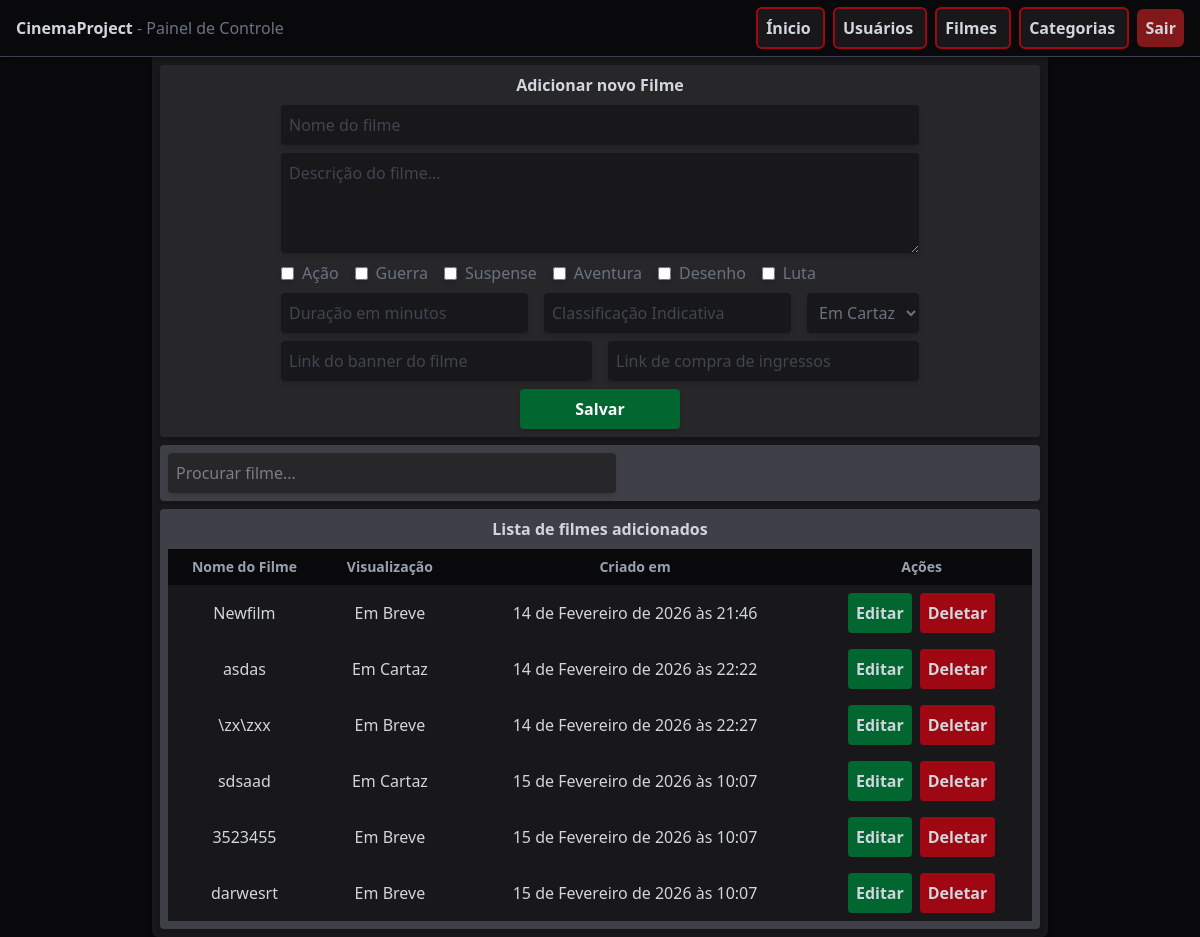
Page /films/ (signed in) on the earlier database version.
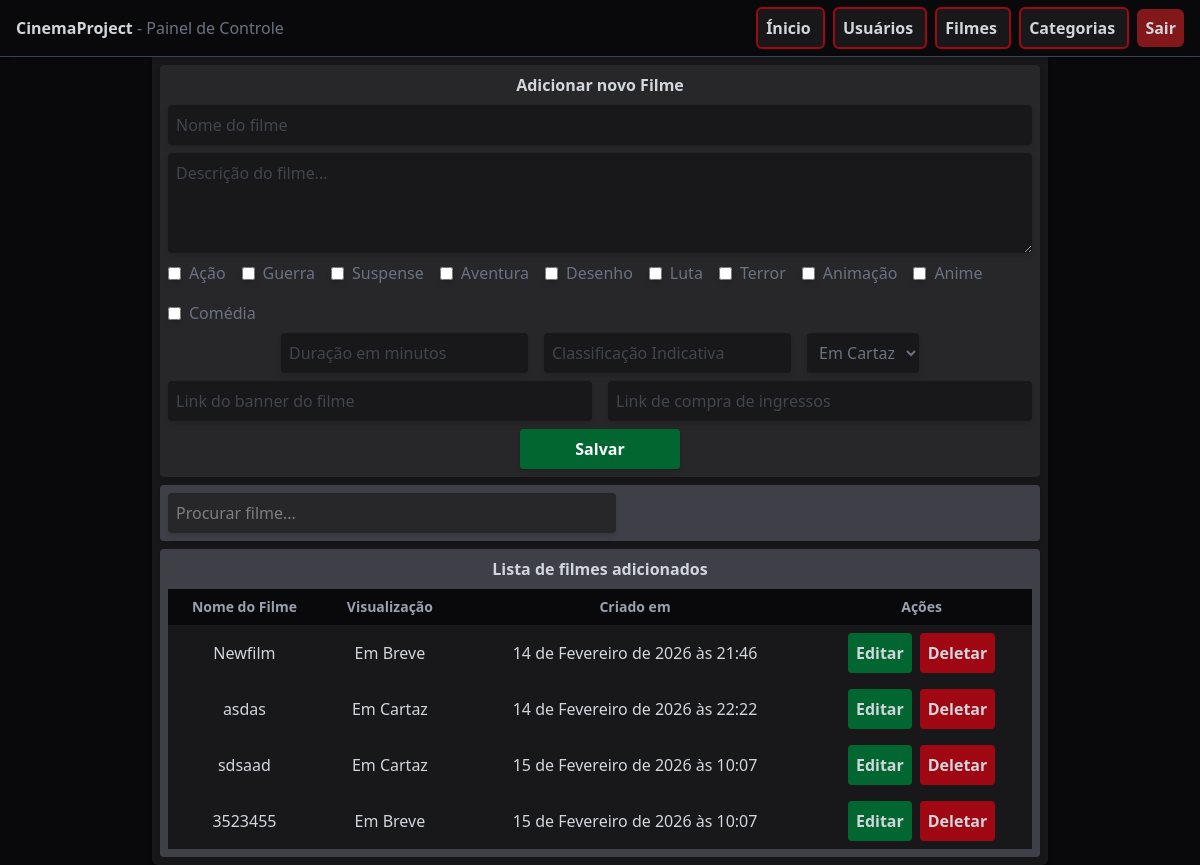
Same page on the later database version.
### api/models.py (models this page shows, shortened)
class Category(models.Model):
    name = models.CharField(max_length=100)
    def __str__(self):
        return self.name

class FilmCard(models.Model):
    DISPLAY_CHOICES = [
        ('on_display', "Em Cartaz"),
        ('shortly', "Em Breve")
    ]
    name = models.CharField(max_length=200, unique=True)
    category = models.ManyToManyField(Category, related_name='films')
    description = models.TextField()
    duration = models.PositiveIntegerField()
    age_control = models.PositiveIntegerField()
    display = models.CharField(choices=DISPLAY_CHOICES, default='on_display')
    thumb_url = models.URLField()
    ticket_url = models.URLField()
    status = models.BooleanField(default=True)
    created_at = models.DateTimeField(auto_now_add=True)

### control/views.py (the view, shortened to what this page needs)
# urls.py: path('films/', views.films, name='films'),
@login_required(login_url = 'user-login')
def films(request):
    form = AddFilmCardForm()
    films = FilmCard.objects.all()
    context = {
        'form': form,
        'films': films
    }
    return render(request, 'film/films.html', context)

### control/templates/film/films.html (shortened to what this page needs)
{% extends 'base.html' %}
{% block content %}
<div class="w-4xl bg-zinc-900 mx-auto p-2 rounded-b-md space-y-2 shadow-md">
    <div class="bg-zinc-800 flex flex-col gap-2 text-center items-center rounded-sm p-2 shadow-md">
        <h1 class="font-semibold">Adicionar novo Filme</h1>
        <form method="POST" class="flex flex-col gap-2 text-gray-500">
            {{ form.name }}
            {{ form.description }}
            <div class="flex flex-row flex-wrap gap-4">
                {% for checkbox in form.category %}
                    <label class="flex items-center gap-2">
                        {{ checkbox.tag }}
                        <span>{{ checkbox.choice_label }}</span>
                    </label>
                {% endfor %}
            </div>
            <div class="flex flex-row justify-center gap-4">
                {{ form.duration }}
                {{ form.age_control }}
                {{ form.display }}
            </div>
            <div class="flex flex-row justify-center gap-4">
                {{ form.thumb_url }}
                {{ form.ticket_url }}
            </div>
            <button name="form_type" value="add_form" type="submit" class="w-40 mx-auto bg-green-800 hover:bg-green-600 p-2 rounded-sm text-white font-semibold cursor-pointer transition shadow-md">
                Salvar
            </button>
        </form>
    </div>
    <div class="bg-zinc-700 flex flex-col gap-2 text-center rounded-sm p-2 shadow-md">
        <input id="search-files" type="search" placeholder="Procurar filme..." class="w-full max-w-md bg-zinc-800 rounded-sm p-2 shadow-md">
    </div>
    <div class="bg-zinc-700 flex flex-col gap-2 text-center items-center rounded-sm p-2 shadow-md">
        <h1 class="font-semibold">Lista de filmes adicionados</h1>
        <table class="w-full text-center">
            <thead>
                <tr class="bg-zinc-950 font-semibold text-sm text-gray-400">
                    <th class="p-1">Nome do Filme</th>
                    <th class="p-2">Visualização</th>
                    <th class="p-2">Criado em</th>
                    <th class="p-2">Ações</th>
                </tr>
            </thead>
            <tbody>
                {% for film in films %}
                <tr class="bg-zinc-900 hover:bg-zinc-800 transition cursor-pointer">
                    <td class="p-2">{{ film.name }}</td>
                    <td class="p-2">{{ film.get_display_display  }}</td>
                    <td class="p-2">{{ film.created_at }}</td>
                    <td class="p-2 flex flex-row justify-center items-center gap-2">
                        <a href="{% url 'film-edit' film.id %}" class="bg-green-800 hover:bg-green-600 p-2 rounded-sm cursor-pointer transition font-semibold">
                            Editar
                        </a>
                        <form method="POST">
                            <button name="form_type" value="delete_form" class="bg-red-800 hover:bg-red-600 p-2 rounded-sm cursor-pointer transition font-semibold">
                                Deletar
                            </button>
                        </form>
                    </td>
                </tr>
                {% endfor %}
            </tbody>
        </table>
    </div>
</div>
{% endblock %}

### control/templates/base.html (shortened to what this page needs)
<!doctype html>
<html lang="en">
<head>
    <script src="https://cdn.jsdelivr.net/npm/@tailwindcss/browser@4"></script>
</head>
<body class="bg-zinc-950 text-gray-300">
    <header class="sticky top-0 z-40 w-full bg-zinc-950 flex p-4 items-center justify-between shadow-md border-b border-gray-700">
        <h1 class="font-semibold">
            CinemaProject
            <span class="font-normal text-gray-500">
                - Painel de Controle
            </span>
        </h1>
        {% if user.is_authenticated %}
        <nav class="text-center space-x-2">
            <a href="{% url 'control-panel' %}"
                class="bg-zinc-900 hover:bg-zinc-700 cursor-pointer transition rounded-md font-semibold p-2 border-2 border-red-800">
                Ínicio
            </a>
            <a href="{% url 'users' %}"
                class="bg-zinc-900 hover:bg-zinc-700 cursor-pointer transition rounded-md font-semibold p-2 border-2 border-red-800">
                Usuários
            </a>
            <a href="{% url 'films' %}"
                class="bg-zinc-900 hover:bg-zinc-700 cursor-pointer transition rounded-md font-semibold p-2 border-2 border-red-800">
                Filmes
            </a>
            <a href="{% url 'categories' %}"
                class="bg-zinc-900 hover:bg-zinc-700 cursor-pointer transition rounded-md font-semibold p-2 border-2 border-red-800">
                Categorias
            </a>
            <a href="{% url 'user-logout' %}"
                class="bg-red-900 hover:bg-red-700 cursor-pointer transition rounded-md font-semibold p-2">
                Sair
            </a>
        </nav>
        {% endif %}
    </header>
    <main>
        {% block content %}{% endblock %}
    </main>
</body>
</html>

Differences in the rows shown:
removed FilmCard: name "\\zx\\zxx", display "Em Breve", created_at "14 de Fevereiro de 2026 às 22:27"
removed FilmCard: name "darwesrt", display "Em Breve", created_at "15 de Fevereiro de 2026 às 10:07"
added Category: choice_label "Terror"
added Category: choice_label "Animação"
added Category: choice_label "Anime"
added Category: choice_label "Comédia"
